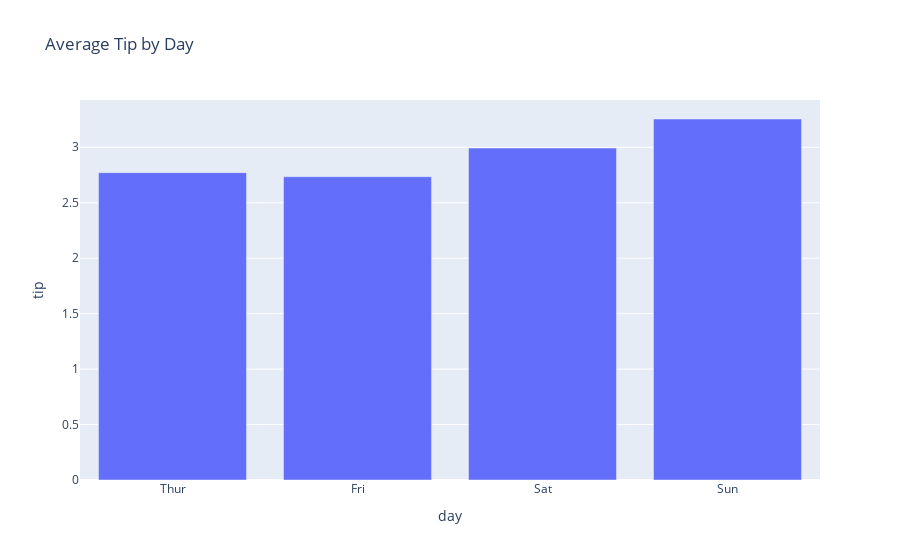

Here is the notebook cell this chart was saved with:
### Code cell
avg_tip_by_day = tps.groupby('day')['tip'].mean().reset_index()
fig = px.bar(avg_tip_by_day, x='day', y='tip', title='Average Tip by Day')
fig.show()

### Figure 1 — Plotly figure (JSON) as saved in the notebook; plotly's stock layout.template omitted (floating-point values rounded to 4 significant figures)
{"data": [{"alignmentgroup": "True", "hovertemplate": "day=%{x}<br>tip=%{y}<extra></extra>", "legendgroup": "", "marker": {"color": "#636efa", "pattern": {"shape": ""}}, "name": "", "offsetgroup": "", "orientation": "v", "showlegend": false, "textposition": "auto", "type": "bar", "x": ["Thur", "Fri", "Sat", "Sun"], "xaxis": "x", "y": [2.771, 2.735, 2.993, 3.255], "yaxis": "y"}], "layout": {"barmode": "relative", "legend": {"tracegroupgap": 0}, "title": {"text": "Average Tip by Day"}, "xaxis": {"anchor": "y", "domain": [0, 1], "title": {"text": "day"}}, "yaxis": {"anchor": "x", "domain": [0, 1], "title": {"text": "tip"}}}}
